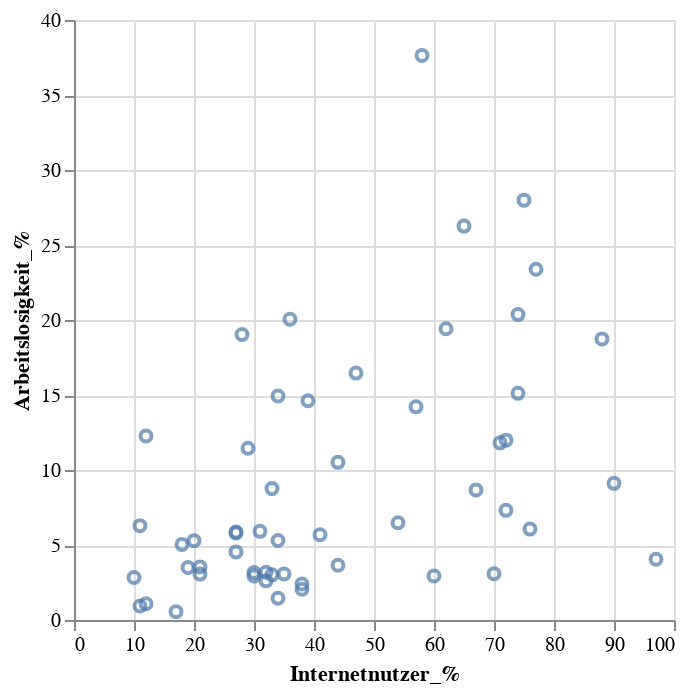

This figure's notebook cell:
### Markdown cell above
2. Scatterplot
* Erstelle einen Scatterplot der Internetnutzer_% und Arbeitslosigket_% zeigt.
* Füge ein Tooltip hinzu mit dem Namen, Internetnutzer_% und Arbeitslosigkeit_%
* Füge einen Titel hinzu

### Code cell
alt.Chart(df).mark_point().encode(
    x = 'Internetnutzer_%',
    y = 'Arbeitslosigkeit_%',
    tooltip=['Land', 'Internetnutzer_%', 'Arbeitslosigkeit_%'], 
)

### Figure 1 — Vega-Lite specification as saved in the notebook (floating-point values rounded to 4 significant figures)
{"config": {"view": {"continuousWidth": 300, "continuousHeight": 300}}, "data": {"name": "data-ae94e60e0c97cdc22de08b0c8af6a8fd"}, "mark": {"type": "point"}, "encoding": {"tooltip": [{"field": "Land", "type": "nominal"}, {"field": "Internetnutzer_%", "type": "quantitative"}, {"field": "Arbeitslosigkeit_%", "type": "quantitative"}], "x": {"field": "Internetnutzer_%", "type": "quantitative"}, "y": {"field": "Arbeitslosigkeit_%", "type": "quantitative"}}, "$schema": "https://vega.github.io/schema/vega-lite/v5.20.1.json", "datasets": {"data-ae94e60e0c97cdc22de08b0c8af6a8fd": [{"Land": "Algeria", "Country_Code": "ag", "Fläche_Total_km2": 2382000.0, "Fläche_Land_km2": 2382000.0, "Fläche_Wasser_km2": 0.0, "Küstenlänge_km": 998, "Landnutzung_Landwirtschaft_%": 17.3, "Landnutzung_Wald_%": 0.8, "Landnutzung_Other_%": 81.8, "Bevölkerung": 47020000.0, "Medianalter": 29.1, "Lebenserwartung": 77.9, "Urbanisierung_%": 75.3, "Bevölkerungswachstum_%": 1.54, "BIP_pro_Kopf_USD": 15200.0, "Arbeitslosigkeit_%": 11.81, "Jugendarbeitslosigkeit_%": 30.8, "Alphabetisierung_M_%": 87.4, "Alphabetisierung_F_%": 75.3, "Internetnutzer_%": 71.0}, {"Land": "Angola", "Country_Code": "ao", "Fläche_Total_km2": 1247000.0, "Fläche_Land_km2": 1247000.0, "Fläche_Wasser_km2": 0.0, "Küstenlänge_km": 1600, "Landnutzung_Landwirtschaft_%": 36.8, "Landnutzung_Wald_%": 52.5, "Landnutzung_Other_%": 10.6, "Bevölkerung": 37200000.0, "Medianalter": 16.3, "Lebenserwartung": 62.9, "Urbanisierung_%": 68.7, "Bevölkerungswachstum_%": 3.33, "BIP_pro_Kopf_USD": 7200.0, "Arbeitslosigkeit_%": 14.62, "Jugendarbeitslosigkeit_%": 28.2, "Alphabetisierung_M_%": 82.6, "Alphabetisierung_F_%": 62.4, "Internetnutzer_%": 39.0}, {"Land": "Benin", "Country_Code": "bn", "Fläche_Total_km2": 112600.0, "Fläche_Land_km2": 110600.0, "Fläche_Wasser_km2": 2000.0, "Küstenlänge_km": 121, "Landnutzung_Landwirtschaft_%": 43.1, "Landnutzung_Wald_%": 26.9, "Landnutzung_Other_%": 30.0, "Bevölkerung": 14700000.0, "Medianalter": 17.2, "Lebenserwartung": 63.0, "Urbanisierung_%": 50.1, "Bevölkerungswachstum_%": 3.29, "BIP_pro_Kopf_USD": 3700.0, "Arbeitslosigkeit_%": 1.45, "Jugendarbeitslosigkeit_%": 3.9, "Alphabetisierung_M_%": 56.9, "Alphabetisierung_F_%": 35.0, "Internetnutzer_%": 34.0}, {"Land": "Botswana", "Country_Code": "bc", "Fläche_Total_km2": 581700.0, "Fläche_Land_km2": 566700.0, "Fläche_Wasser_km2": 15000.0, "Küstenlänge_km": 0, "Landnutzung_Landwirtschaft_%": 45.6, "Landnutzung_Wald_%": 26.5, "Landnutzung_Other_%": 27.9, "Bevölkerung": 2451000.0, "Medianalter": 27.1, "Lebenserwartung": 66.4, "Urbanisierung_%": 72.9, "Bevölkerungswachstum_%": 1.34, "BIP_pro_Kopf_USD": 18800.0, "Arbeitslosigkeit_%": 23.38, "Jugendarbeitslosigkeit_%": 45.4, "Alphabetisierung_M_%": 88.0, "Alphabetisierung_F_%": 88.9, "Internetnutzer_%": 77.0}, {"Land": "Burkina Faso", "Country_Code": "uv", "Fläche_Total_km2": 274200.0, "Fläche_Land_km2": 273800.0, "Fläche_Wasser_km2": 400.0, "Küstenlänge_km": 0, "Landnutzung_Landwirtschaft_%": 53.2, "Landnutzung_Wald_%": 22.4, "Landnutzung_Other_%": 24.4, "Bevölkerung": 23040000.0, "Medianalter": 18.7, "Lebenserwartung": 64.2, "Urbanisierung_%": 32.5, "Bevölkerungswachstum_%": 2.4, "BIP_pro_Kopf_USD": 2500.0, "Arbeitslosigkeit_%": 5.29, "Jugendarbeitslosigkeit_%": 8.0, "Alphabetisierung_M_%": 54.5, "Alphabetisierung_F_%": 37.8, "Internetnutzer_%": 20.0}, {"Land": "Burundi", "Country_Code": "by", "Fläche_Total_km2": 27830.0, "Fläche_Land_km2": 25680.0, "Fläche_Wasser_km2": 2150.0, "Küstenlänge_km": 0, "Landnutzung_Landwirtschaft_%": 82.8, "Landnutzung_Wald_%": 10.9, "Landnutzung_Other_%": 6.3, "Bevölkerung": 13590000.0, "Medianalter": 18.4, "Lebenserwartung": 68.1, "Urbanisierung_%": 14.8, "Bevölkerungswachstum_%": 2.81, "BIP_pro_Kopf_USD": 800.0, "Arbeitslosigkeit_%": 0.93, "Jugendarbeitslosigkeit_%": 1.7, "Alphabetisierung_M_%": 81.3, "Alphabetisierung_F_%": 68.4, "Internetnutzer_%": 11.0}, {"Land": "C&ocirc;te d'Ivoire", "Country_Code": "iv", "Fläche_Total_km2": 322500.0, "Fläche_Land_km2": 318000.0, "Fläche_Wasser_km2": 4460.0, "Küstenlänge_km": 515, "Landnutzung_Landwirtschaft_%": 84.2, "Landnutzung_Wald_%": 8.2, "Landnutzung_Other_%": 7.6, "Bevölkerung": 29980000.0, "Medianalter": 21.2, "Lebenserwartung": 63.2, "Urbanisierung_%": 53.1, "Bevölkerungswachstum_%": 2.13, "BIP_pro_Kopf_USD": 6500.0, "Arbeitslosigkeit_%": 2.4, "Jugendarbeitslosigkeit_%": 4.0, "Alphabetisierung_M_%": 93.1, "Alphabetisierung_F_%": 86.7, "Internetnutzer_%": 38.0}, {"Land": "Cabo Verde", "Country_Code": "cv", "Fläche_Total_km2": 4033.0, "Fläche_Land_km2": 4033.0, "Fläche_Wasser_km2": 0.0, "Küstenlänge_km": 965, "Landnutzung_Landwirtschaft_%": 19.6, "Landnutzung_Wald_%": 11.5, "Landnutzung_Other_%": 68.9, "Bevölkerung": 611000.0, "Medianalter": 28.8, "Lebenserwartung": 74.3, "Urbanisierung_%": 68.0, "Bevölkerungswachstum_%": 1.16, "BIP_pro_Kopf_USD": 9300.0, "Arbeitslosigkeit_%": 11.99, "Jugendarbeitslosigkeit_%": 28.7, "Alphabetisierung_M_%": 94.2, "Alphabetisierung_F_%": 87.4, "Internetnutzer_%": 72.0}, {"Land": "Cameroon", "Country_Code": "cm", "Fläche_Total_km2": 475400.0, "Fläche_Land_km2": 472700.0, "Fläche_Wasser_km2": 2730.0, "Küstenlänge_km": 402, "Landnutzung_Landwirtschaft_%": 20.6, "Landnutzung_Wald_%": 42.8, "Landnutzung_Other_%": 36.6, "Bevölkerung": 30970000.0, "Medianalter": 18.9, "Lebenserwartung": 64.2, "Urbanisierung_%": 59.3, "Bevölkerungswachstum_%": 2.71, "BIP_pro_Kopf_USD": 4900.0, "Arbeitslosigkeit_%": 3.65, "Jugendarbeitslosigkeit_%": 6.4, "Alphabetisierung_M_%": 82.6, "Alphabetisierung_F_%": 71.6, "Internetnutzer_%": 44.0}, {"Land": "Chad", "Country_Code": "cd", "Fläche_Total_km2": 1.284, "Fläche_Land_km2": 1259000.0, "Fläche_Wasser_km2": 24800.0, "Küstenlänge_km": 0, "Landnutzung_Landwirtschaft_%": 40.0, "Landnutzung_Wald_%": 3.2, "Landnutzung_Other_%": 56.8, "Bevölkerung": 19090000.0, "Medianalter": 16.7, "Lebenserwartung": 60.0, "Urbanisierung_%": 24.4, "Bevölkerungswachstum_%": 3.01, "BIP_pro_Kopf_USD": 1700.0, "Arbeitslosigkeit_%": 1.08, "Jugendarbeitslosigkeit_%": 1.5, "Alphabetisierung_M_%": 35.4, "Alphabetisierung_F_%": 18.2, "Internetnutzer_%": 12.0}, {"Land": "Comoros", "Country_Code": "cn", "Fläche_Total_km2": 2235.0, "Fläche_Land_km2": 2235.0, "Fläche_Wasser_km2": 0.0, "Küstenlänge_km": 340, "Landnutzung_Landwirtschaft_%": 71.5, "Landnutzung_Wald_%": 17.2, "Landnutzung_Other_%": 11.3, "Bevölkerung": 900100.0, "Medianalter": 22.7, "Lebenserwartung": 67.8, "Urbanisierung_%": 30.1, "Bevölkerungswachstum_%": 1.3, "BIP_pro_Kopf_USD": 3500.0, "Arbeitslosigkeit_%": 5.8, "Jugendarbeitslosigkeit_%": 10.9, "Alphabetisierung_M_%": 67.0, "Alphabetisierung_F_%": 56.9, "Internetnutzer_%": 27.0}, {"Land": "Congo (Brazzaville)", "Country_Code": "cf", "Fläche_Total_km2": 342000.0, "Fläche_Land_km2": 341500.0, "Fläche_Wasser_km2": 500.0, "Küstenlänge_km": 169, "Landnutzung_Landwirtschaft_%": 31.3, "Landnutzung_Wald_%": 64.2, "Landnutzung_Other_%": 4.5, "Bevölkerung": 6098000.0, "Medianalter": 20.7, "Lebenserwartung": 72.9, "Urbanisierung_%": 69.2, "Bevölkerungswachstum_%": 2.38, "BIP_pro_Kopf_USD": 6200.0, "Arbeitslosigkeit_%": 20.05, "Jugendarbeitslosigkeit_%": 41.2, "Alphabetisierung_M_%": 85.9, "Alphabetisierung_F_%": 75.4, "Internetnutzer_%": 36.0}, {"Land": "DRC", "Country_Code": "cg", "Fläche_Total_km2": 2345000.0, "Fläche_Land_km2": 2267000.0, "Fläche_Wasser_km2": 77810.0, "Küstenlänge_km": 37, "Landnutzung_Landwirtschaft_%": 15.5, "Landnutzung_Wald_%": 54.7, "Landnutzung_Other_%": 29.8, "Bevölkerung": 115400000.0, "Medianalter": 16.9, "Lebenserwartung": 62.6, "Urbanisierung_%": 47.4, "Bevölkerungswachstum_%": 3.11, "BIP_pro_Kopf_USD": 1500.0, "Arbeitslosigkeit_%": 4.54, "Jugendarbeitslosigkeit_%": 8.6, "Alphabetisierung_M_%": 89.5, "Alphabetisierung_F_%": 70.8, "Internetnutzer_%": 27.0}, {"Land": "Djibouti", "Country_Code": "dj", "Fläche_Total_km2": 23200.0, "Fläche_Land_km2": 23180.0, "Fläche_Wasser_km2": 20.0, "Küstenlänge_km": 314, "Landnutzung_Landwirtschaft_%": 73.5, "Landnutzung_Wald_%": 0.3, "Landnutzung_Other_%": 26.2, "Bevölkerung": 995000.0, "Medianalter": 26.3, "Lebenserwartung": 65.9, "Urbanisierung_%": 78.6, "Bevölkerungswachstum_%": 1.89, "BIP_pro_Kopf_USD": 6400.0, "Arbeitslosigkeit_%": 26.26, "Jugendarbeitslosigkeit_%": 76.5, "Alphabetisierung_M_%": null, "Alphabetisierung_F_%": null, "Internetnutzer_%": 65.0}, {"Land": "Egypt", "Country_Code": "eg", "Fläche_Total_km2": 1001000.0, "Fläche_Land_km2": 995400.0, "Fläche_Wasser_km2": 6000.0, "Küstenlänge_km": 2450, "Landnutzung_Landwirtschaft_%": 4.1, "Landnutzung_Wald_%": 0.0, "Landnutzung_Other_%": 95.9, "Bevölkerung": 111200000.0, "Medianalter": 24.4, "Lebenserwartung": 75.0, "Urbanisierung_%": 43.1, "Bevölkerungswachstum_%": 1.49, "BIP_pro_Kopf_USD": 16700.0, "Arbeitslosigkeit_%": 7.31, "Jugendarbeitslosigkeit_%": 19.0, "Alphabetisierung_M_%": 78.8, "Alphabetisierung_F_%": 67.4, "Internetnutzer_%": 72.0}, {"Land": "Equatorial Guinea", "Country_Code": "ek", "Fläche_Total_km2": 28050.0, "Fläche_Land_km2": 28050.0, "Fläche_Wasser_km2": 0.0, "Küstenlänge_km": 296, "Landnutzung_Landwirtschaft_%": 3.7, "Landnutzung_Wald_%": 86.7, "Landnutzung_Other_%": 9.6, "Bevölkerung": 1796000.0, "Medianalter": 22.1, "Lebenserwartung": 63.9, "Urbanisierung_%": 74.4, "Bevölkerungswachstum_%": 3.23, "BIP_pro_Kopf_USD": 15700.0, "Arbeitslosigkeit_%": 8.67, "Jugendarbeitslosigkeit_%": 16.4, "Alphabetisierung_M_%": 97.4, "Alphabetisierung_F_%": 93.0, "Internetnutzer_%": 67.0}, {"Land": "Eritrea", "Country_Code": "er", "Fläche_Total_km2": 117600.0, "Fläche_Land_km2": 101000.0, "Fläche_Wasser_km2": 16600.0, "Küstenlänge_km": 2234, "Landnutzung_Landwirtschaft_%": 62.7, "Landnutzung_Wald_%": 8.7, "Landnutzung_Other_%": 28.6, "Bevölkerung": 6344000.0, "Medianalter": 21.3, "Lebenserwartung": 67.5, "Urbanisierung_%": 43.3, "Bevölkerungswachstum_%": 1.12, "BIP_pro_Kopf_USD": null, "Arbeitslosigkeit_%": 5.87, "Jugendarbeitslosigkeit_%": 10.0, "Alphabetisierung_M_%": 84.4, "Alphabetisierung_F_%": 68.9, "Internetnutzer_%": 27.0}, {"Land": "Eswatini", "Country_Code": "wz", "Fläche_Total_km2": 17360.0, "Fläche_Land_km2": 17200.0, "Fläche_Wasser_km2": 160.0, "Küstenlänge_km": 0, "Landnutzung_Landwirtschaft_%": 69.5, "Landnutzung_Wald_%": 29.1, "Landnutzung_Other_%": 1.5, "Bevölkerung": 1138000.0, "Medianalter": 24.6, "Lebenserwartung": 60.7, "Urbanisierung_%": 24.8, "Bevölkerungswachstum_%": 0.7, "BIP_pro_Kopf_USD": 10100.0, "Arbeitslosigkeit_%": 37.64, "Jugendarbeitslosigkeit_%": 65.0, "Alphabetisierung_M_%": 88.3, "Alphabetisierung_F_%": 88.5, "Internetnutzer_%": 58.0}, {"Land": "Ethiopia", "Country_Code": "et", "Fläche_Total_km2": 1104000.0, "Fläche_Land_km2": 1097000.0, "Fläche_Wasser_km2": 7730.0, "Küstenlänge_km": 0, "Landnutzung_Landwirtschaft_%": 34.1, "Landnutzung_Wald_%": 15.0, "Landnutzung_Other_%": 50.9, "Bevölkerung": 118600000.0, "Medianalter": 20.4, "Lebenserwartung": 67.7, "Urbanisierung_%": 23.2, "Bevölkerungswachstum_%": 2.37, "BIP_pro_Kopf_USD": 2800.0, "Arbeitslosigkeit_%": 3.5, "Jugendarbeitslosigkeit_%": 5.6, "Alphabetisierung_M_%": 57.2, "Alphabetisierung_F_%": 44.4, "Internetnutzer_%": 19.0}, {"Land": "Gabon", "Country_Code": "gb", "Fläche_Total_km2": 267700.0, "Fläche_Land_km2": 257700.0, "Fläche_Wasser_km2": 10000.0, "Küstenlänge_km": 885, "Landnutzung_Landwirtschaft_%": 8.4, "Landnutzung_Wald_%": 91.2, "Landnutzung_Other_%": 0.4, "Bevölkerung": 2455000.0, "Medianalter": 22.0, "Lebenserwartung": 70.4, "Urbanisierung_%": 91.0, "Bevölkerungswachstum_%": 2.37, "BIP_pro_Kopf_USD": 18700.0, "Arbeitslosigkeit_%": 20.36, "Jugendarbeitslosigkeit_%": 36.5, "Alphabetisierung_M_%": 86.2, "Alphabetisierung_F_%": 84.7, "Internetnutzer_%": 74.0}, {"Land": "Ghana", "Country_Code": "gh", "Fläche_Total_km2": 238500.0, "Fläche_Land_km2": 227500.0, "Fläche_Wasser_km2": 11000.0, "Küstenlänge_km": 539, "Landnutzung_Landwirtschaft_%": 55.4, "Landnutzung_Wald_%": 35.2, "Landnutzung_Other_%": 9.4, "Bevölkerung": 34590000.0, "Medianalter": 21.4, "Lebenserwartung": 70.1, "Urbanisierung_%": 59.2, "Bevölkerungswachstum_%": 2.15, "BIP_pro_Kopf_USD": 6800.0, "Arbeitslosigkeit_%": 3.08, "Jugendarbeitslosigkeit_%": 5.5, "Alphabetisierung_M_%": 83.5, "Alphabetisierung_F_%": 74.5, "Internetnutzer_%": 70.0}, {"Land": "Guinea", "Country_Code": "gv", "Fläche_Total_km2": 245900.0, "Fläche_Land_km2": 245700.0, "Fläche_Wasser_km2": 140.0, "Küstenlänge_km": 320, "Landnutzung_Landwirtschaft_%": 70.0, "Landnutzung_Wald_%": 24.9, "Landnutzung_Other_%": 5.2, "Bevölkerung": 13990000.0, "Medianalter": 19.4, "Lebenserwartung": 64.6, "Urbanisierung_%": 38.1, "Bevölkerungswachstum_%": 2.74, "BIP_pro_Kopf_USD": 3900.0, "Arbeitslosigkeit_%": 5.3, "Jugendarbeitslosigkeit_%": 7.3, "Alphabetisierung_M_%": 61.2, "Alphabetisierung_F_%": 31.3, "Internetnutzer_%": 34.0}, {"Land": "Guinea-Bissau", "Country_Code": "pu", "Fläche_Total_km2": 36120.0, "Fläche_Land_km2": 28120.0, "Fläche_Wasser_km2": 8005.0, "Küstenlänge_km": 350, "Landnutzung_Landwirtschaft_%": 30.0, "Landnutzung_Wald_%": 69.8, "Landnutzung_Other_%": 0.1, "Bevölkerung": 2132000.0, "Medianalter": 18.4, "Lebenserwartung": 64.5, "Urbanisierung_%": 45.5, "Bevölkerungswachstum_%": 2.54, "BIP_pro_Kopf_USD": 2600.0, "Arbeitslosigkeit_%": 3.18, "Jugendarbeitslosigkeit_%": 4.0, "Alphabetisierung_M_%": 67.0, "Alphabetisierung_F_%": 39.9, "Internetnutzer_%": 32.0}, {"Land": "Kenya", "Country_Code": "ke", "Fläche_Total_km2": 580400.0, "Fläche_Land_km2": 569100.0, "Fläche_Wasser_km2": 11230.0, "Küstenlänge_km": 536, "Landnutzung_Landwirtschaft_%": 49.7, "Landnutzung_Wald_%": 6.3, "Landnutzung_Other_%": 43.9, "Bevölkerung": 58250000.0, "Medianalter": 21.2, "Lebenserwartung": 70.4, "Urbanisierung_%": 29.5, "Bevölkerungswachstum_%": 2.06, "BIP_pro_Kopf_USD": 5700.0, "Arbeitslosigkeit_%": 5.68, "Jugendarbeitslosigkeit_%": 12.2, "Alphabetisierung_M_%": 85.5, "Alphabetisierung_F_%": 79.8, "Internetnutzer_%": 41.0}, {"Land": "Lesotho", "Country_Code": "lt", "Fläche_Total_km2": 30360.0, "Fläche_Land_km2": 30360.0, "Fläche_Wasser_km2": 0.0, "Küstenlänge_km": 0, "Landnutzung_Landwirtschaft_%": 74.8, "Landnutzung_Wald_%": 1.1, "Landnutzung_Other_%": 24.1, "Bevölkerung": 2228000.0, "Medianalter": 23.9, "Lebenserwartung": 60.2, "Urbanisierung_%": 30.4, "Bevölkerungswachstum_%": 0.76, "BIP_pro_Kopf_USD": 2600.0, "Arbeitslosigkeit_%": 16.46, "Jugendarbeitslosigkeit_%": 24.8, "Alphabetisierung_M_%": 72.9, "Alphabetisierung_F_%": 88.8, "Internetnutzer_%": 47.0}, {"Land": "Liberia", "Country_Code": "li", "Fläche_Total_km2": 111400.0, "Fläche_Land_km2": 96320.0, "Fläche_Wasser_km2": 15050.0, "Küstenlänge_km": 579, "Landnutzung_Landwirtschaft_%": 20.0, "Landnutzung_Wald_%": 78.5, "Landnutzung_Other_%": 1.6, "Bevölkerung": 5437000.0, "Medianalter": 19.9, "Lebenserwartung": 61.6, "Urbanisierung_%": 53.6, "Bevölkerungswachstum_%": 2.32, "BIP_pro_Kopf_USD": 1600.0, "Arbeitslosigkeit_%": 2.94, "Jugendarbeitslosigkeit_%": 2.3, "Alphabetisierung_M_%": 62.7, "Alphabetisierung_F_%": 34.1, "Internetnutzer_%": 30.0}, {"Land": "Libya", "Country_Code": "ly", "Fläche_Total_km2": 1760000.0, "Fläche_Land_km2": 1760000.0, "Fläche_Wasser_km2": 0.0, "Küstenlänge_km": 1770, "Landnutzung_Landwirtschaft_%": 8.7, "Landnutzung_Wald_%": 0.1, "Landnutzung_Other_%": 91.2, "Bevölkerung": 7361000.0, "Medianalter": 26.2, "Lebenserwartung": 77.7, "Urbanisierung_%": 81.6, "Bevölkerungswachstum_%": 1.44, "BIP_pro_Kopf_USD": 12500.0, "Arbeitslosigkeit_%": 18.74, "Jugendarbeitslosigkeit_%": 49.4, "Alphabetisierung_M_%": 96.7, "Alphabetisierung_F_%": 85.6, "Internetnutzer_%": 88.0}, {"Land": "Madagascar", "Country_Code": "ma", "Fläche_Total_km2": 587000.0, "Fläche_Land_km2": 581500.0, "Fläche_Wasser_km2": 5501.0, "Küstenlänge_km": 4828, "Landnutzung_Landwirtschaft_%": 70.3, "Landnutzung_Wald_%": 21.3, "Landnutzung_Other_%": 8.4, "Bevölkerung": 29450000.0, "Medianalter": 21.3, "Lebenserwartung": 68.8, "Urbanisierung_%": 40.6, "Bevölkerungswachstum_%": 2.18, "BIP_pro_Kopf_USD": 1600.0, "Arbeitslosigkeit_%": 3.06, "Jugendarbeitslosigkeit_%": 5.5, "Alphabetisierung_M_%": 78.8, "Alphabetisierung_F_%": 75.8, "Internetnutzer_%": 21.0}, {"Land": "Malawi", "Country_Code": "mi", "Fläche_Total_km2": 118500.0, "Fläche_Land_km2": 94080.0, "Fläche_Wasser_km2": 24400.0, "Küstenlänge_km": 0, "Landnutzung_Landwirtschaft_%": 64.2, "Landnutzung_Wald_%": 22.9, "Landnutzung_Other_%": 12.9, "Bevölkerung": 21760000.0, "Medianalter": 20.3, "Lebenserwartung": 73.0, "Urbanisierung_%": 18.3, "Bevölkerungswachstum_%": 2.22, "BIP_pro_Kopf_USD": 1600.0, "Arbeitslosigkeit_%": 5.04, "Jugendarbeitslosigkeit_%": 6.8, "Alphabetisierung_M_%": 71.2, "Alphabetisierung_F_%": 63.7, "Internetnutzer_%": 18.0}, {"Land": "Mali", "Country_Code": "ml", "Fläche_Total_km2": 1240000.0, "Fläche_Land_km2": 1220000.0, "Fläche_Wasser_km2": 20000.0, "Küstenlänge_km": 0, "Landnutzung_Landwirtschaft_%": 35.5, "Landnutzung_Wald_%": 10.9, "Landnutzung_Other_%": 53.6, "Bevölkerung": 21990000.0, "Medianalter": 16.4, "Lebenserwartung": 63.2, "Urbanisierung_%": 46.2, "Bevölkerungswachstum_%": 2.9, "BIP_pro_Kopf_USD": 2400.0, "Arbeitslosigkeit_%": 3.01, "Jugendarbeitslosigkeit_%": 4.1, "Alphabetisierung_M_%": 46.2, "Alphabetisierung_F_%": 25.7, "Internetnutzer_%": 33.0}, {"Land": "Mauritania", "Country_Code": "mr", "Fläche_Total_km2": 1031000.0, "Fläche_Land_km2": 1031000.0, "Fläche_Wasser_km2": 0.0, "Küstenlänge_km": 754, "Landnutzung_Landwirtschaft_%": 38.5, "Landnutzung_Wald_%": 0.3, "Landnutzung_Other_%": 61.2, "Bevölkerung": 4328000.0, "Medianalter": 22.1, "Lebenserwartung": 65.9, "Urbanisierung_%": 57.7, "Bevölkerungswachstum_%": 1.92, "BIP_pro_Kopf_USD": 6300.0, "Arbeitslosigkeit_%": 10.51, "Jugendarbeitslosigkeit_%": 23.7, "Alphabetisierung_M_%": 71.8, "Alphabetisierung_F_%": 62.2, "Internetnutzer_%": 44.0}, {"Land": "Mauritius", "Country_Code": "mp", "Fläche_Total_km2": 2040.0, "Fläche_Land_km2": 2030.0, "Fläche_Wasser_km2": 10.0, "Küstenlänge_km": 177, "Landnutzung_Landwirtschaft_%": 43.1, "Landnutzung_Wald_%": 19.5, "Landnutzung_Other_%": 37.5, "Bevölkerung": 1311000.0, "Medianalter": 39.6, "Lebenserwartung": 75.4, "Urbanisierung_%": 40.9, "Bevölkerungswachstum_%": 0.07, "BIP_pro_Kopf_USD": 26600.0, "Arbeitslosigkeit_%": 6.06, "Jugendarbeitslosigkeit_%": 20.9, "Alphabetisierung_M_%": 93.5, "Alphabetisierung_F_%": 90.5, "Internetnutzer_%": 76.0}, {"Land": "Morocco", "Country_Code": "mo", "Fläche_Total_km2": 716600.0, "Fläche_Land_km2": 716300.0, "Fläche_Wasser_km2": 250.0, "Küstenlänge_km": 2945, "Landnutzung_Landwirtschaft_%": 67.9, "Landnutzung_Wald_%": 12.9, "Landnutzung_Other_%": 19.2, "Bevölkerung": 37390000.0, "Medianalter": 30.6, "Lebenserwartung": 74.2, "Urbanisierung_%": 65.1, "Bevölkerungswachstum_%": 0.84, "BIP_pro_Kopf_USD": 8900.0, "Arbeitslosigkeit_%": 9.11, "Jugendarbeitslosigkeit_%": 22.6, "Alphabetisierung_M_%": 84.8, "Alphabetisierung_F_%": 67.4, "Internetnutzer_%": 90.0}, {"Land": "Mozambique", "Country_Code": "mz", "Fläche_Total_km2": 799400.0, "Fläche_Land_km2": 786400.0, "Fläche_Wasser_km2": 13000.0, "Küstenlänge_km": 2470, "Landnutzung_Landwirtschaft_%": 52.7, "Landnutzung_Wald_%": 46.1, "Landnutzung_Other_%": 1.2, "Bevölkerung": 33350000.0, "Medianalter": 17.3, "Lebenserwartung": 58.3, "Urbanisierung_%": 38.8, "Bevölkerungswachstum_%": 2.54, "BIP_pro_Kopf_USD": 1500.0, "Arbeitslosigkeit_%": 3.54, "Jugendarbeitslosigkeit_%": 7.6, "Alphabetisierung_M_%": 74.1, "Alphabetisierung_F_%": 53.8, "Internetnutzer_%": 21.0}, {"Land": "Namibia", "Country_Code": "wa", "Fläche_Total_km2": 824300.0, "Fläche_Land_km2": 823300.0, "Fläche_Wasser_km2": 1002.0, "Küstenlänge_km": 1572, "Landnutzung_Landwirtschaft_%": 47.1, "Landnutzung_Wald_%": 7.9, "Landnutzung_Other_%": 45.0, "Bevölkerung": 2804000.0, "Medianalter": 22.8, "Lebenserwartung": 65.9, "Urbanisierung_%": 54.9, "Bevölkerungswachstum_%": 1.72, "BIP_pro_Kopf_USD": 10100.0, "Arbeitslosigkeit_%": 19.42, "Jugendarbeitslosigkeit_%": 38.0, "Alphabetisierung_M_%": 90.6, "Alphabetisierung_F_%": 92.3, "Internetnutzer_%": 62.0}, {"Land": "Niger", "Country_Code": "ng", "Fläche_Total_km2": 1.267, "Fläche_Land_km2": 1267000.0, "Fläche_Wasser_km2": 300.0, "Küstenlänge_km": 0, "Landnutzung_Landwirtschaft_%": 36.8, "Landnutzung_Wald_%": 0.8, "Landnutzung_Other_%": 62.4, "Bevölkerung": 26340000.0, "Medianalter": 15.2, "Lebenserwartung": 60.9, "Urbanisierung_%": 17.1, "Bevölkerungswachstum_%": 3.66, "BIP_pro_Kopf_USD": 1700.0, "Arbeitslosigkeit_%": 0.55, "Jugendarbeitslosigkeit_%": 0.8, "Alphabetisierung_M_%": 45.8, "Alphabetisierung_F_%": 29.0, "Internetnutzer_%": 17.0}, {"Land": "Nigeria", "Country_Code": "ni", "Fläche_Total_km2": 923800.0, "Fläche_Land_km2": 910800.0, "Fläche_Wasser_km2": 13000.0, "Küstenlänge_km": 853, "Landnutzung_Landwirtschaft_%": 75.8, "Landnutzung_Wald_%": 23.1, "Landnutzung_Other_%": 1.1, "Bevölkerung": 236700000.0, "Medianalter": 19.3, "Lebenserwartung": 62.2, "Urbanisierung_%": 54.3, "Bevölkerungswachstum_%": 2.52, "BIP_pro_Kopf_USD": 5600.0, "Arbeitslosigkeit_%": 3.07, "Jugendarbeitslosigkeit_%": 5.8, "Alphabetisierung_M_%": 71.3, "Alphabetisierung_F_%": 52.7, "Internetnutzer_%": 35.0}, {"Land": "Rwanda", "Country_Code": "rw", "Fläche_Total_km2": 26340.0, "Fläche_Land_km2": 24670.0, "Fläche_Wasser_km2": 1670.0, "Küstenlänge_km": 0, "Landnutzung_Landwirtschaft_%": 81.3, "Landnutzung_Wald_%": 11.3, "Landnutzung_Other_%": 7.5, "Bevölkerung": 13620000.0, "Medianalter": 20.8, "Lebenserwartung": 66.6, "Urbanisierung_%": 17.9, "Bevölkerungswachstum_%": 1.62, "BIP_pro_Kopf_USD": 3100.0, "Arbeitslosigkeit_%": 14.93, "Jugendarbeitslosigkeit_%": 22.0, "Alphabetisierung_M_%": 78.7, "Alphabetisierung_F_%": 73.3, "Internetnutzer_%": 34.0}, {"Land": "Sao Tome and Principe", "Country_Code": "tp", "Fläche_Total_km2": 964.0, "Fläche_Land_km2": 964.0, "Fläche_Wasser_km2": 0.0, "Küstenlänge_km": 209, "Landnutzung_Landwirtschaft_%": 44.8, "Landnutzung_Wald_%": 52.8, "Landnutzung_Other_%": 2.4, "Bevölkerung": 223600.0, "Medianalter": 20.8, "Lebenserwartung": 67.7, "Urbanisierung_%": 76.4, "Bevölkerungswachstum_%": 1.42, "BIP_pro_Kopf_USD": 5500.0, "Arbeitslosigkeit_%": 14.21, "Jugendarbeitslosigkeit_%": 21.1, "Alphabetisierung_M_%": 96.5, "Alphabetisierung_F_%": 91.1, "Internetnutzer_%": 57.0}, {"Land": "Senegal", "Country_Code": "sg", "Fläche_Total_km2": 196700.0, "Fläche_Land_km2": 192500.0, "Fläche_Wasser_km2": 4192.0, "Küstenlänge_km": 531, "Landnutzung_Landwirtschaft_%": 49.4, "Landnutzung_Wald_%": 41.5, "Landnutzung_Other_%": 9.1, "Bevölkerung": 18850000.0, "Medianalter": 19.2, "Lebenserwartung": 70.6, "Urbanisierung_%": 49.6, "Bevölkerungswachstum_%": 2.46, "BIP_pro_Kopf_USD": 4300.0, "Arbeitslosigkeit_%": 2.93, "Jugendarbeitslosigkeit_%": 4.1, "Alphabetisierung_M_%": 68.4, "Alphabetisierung_F_%": 45.4, "Internetnutzer_%": 60.0}, {"Land": "Seychelles", "Country_Code": "se", "Fläche_Total_km2": 455.0, "Fläche_Land_km2": 455.0, "Fläche_Wasser_km2": 0.0, "Küstenlänge_km": 491, "Landnutzung_Landwirtschaft_%": 3.4, "Landnutzung_Wald_%": 73.3, "Landnutzung_Other_%": 23.4, "Bevölkerung": 98190.0, "Medianalter": 38.7, "Lebenserwartung": 76.6, "Urbanisierung_%": 58.8, "Bevölkerungswachstum_%": 0.56, "BIP_pro_Kopf_USD": 29500.0, "Arbeitslosigkeit_%": null, "Jugendarbeitslosigkeit_%": 16.5, "Alphabetisierung_M_%": 95.4, "Alphabetisierung_F_%": 96.4, "Internetnutzer_%": 87.0}, {"Land": "Sierra Leone", "Country_Code": "sl", "Fläche_Total_km2": 71740.0, "Fläche_Land_km2": 71620.0, "Fläche_Wasser_km2": 120.0, "Küstenlänge_km": 402, "Landnutzung_Landwirtschaft_%": 54.7, "Landnutzung_Wald_%": 34.6, "Landnutzung_Other_%": 10.7, "Bevölkerung": 9121000.0, "Medianalter": 19.4, "Lebenserwartung": 59.4, "Urbanisierung_%": 44.3, "Bevölkerungswachstum_%": 2.32, "BIP_pro_Kopf_USD": 3000.0, "Arbeitslosigkeit_%": 3.17, "Jugendarbeitslosigkeit_%": 3.6, "Alphabetisierung_M_%": 56.3, "Alphabetisierung_F_%": 41.3, "Internetnutzer_%": 30.0}, {"Land": "Somalia", "Country_Code": "so", "Fläche_Total_km2": 637700.0, "Fläche_Land_km2": 627300.0, "Fläche_Wasser_km2": 10320.0, "Küstenlänge_km": 3025, "Landnutzung_Landwirtschaft_%": 70.3, "Landnutzung_Wald_%": 9.3, "Landnutzung_Other_%": 20.4, "Bevölkerung": 13020000.0, "Medianalter": 19.1, "Lebenserwartung": 56.5, "Urbanisierung_%": 47.9, "Bevölkerungswachstum_%": 2.55, "BIP_pro_Kopf_USD": 1400.0, "Arbeitslosigkeit_%": 19.03, "Jugendarbeitslosigkeit_%": 34.3, "Alphabetisierung_M_%": null, "Alphabetisierung_F_%": null, "Internetnutzer_%": 28.0}, {"Land": "South Africa", "Country_Code": "sf", "Fläche_Total_km2": 1219000.0, "Fläche_Land_km2": 1214000.0, "Fläche_Wasser_km2": 4620.0, "Küstenlänge_km": 2798, "Landnutzung_Landwirtschaft_%": 79.4, "Landnutzung_Wald_%": 14.0, "Landnutzung_Other_%": 6.6, "Bevölkerung": 60440000.0, "Medianalter": 30.4, "Lebenserwartung": 71.9, "Urbanisierung_%": 68.8, "Bevölkerungswachstum_%": 1.07, "BIP_pro_Kopf_USD": 13700.0, "Arbeitslosigkeit_%": 27.99, "Jugendarbeitslosigkeit_%": 49.1, "Alphabetisierung_M_%": 95.5, "Alphabetisierung_F_%": 94.5, "Internetnutzer_%": 75.0}, {"Land": "South Sudan", "Country_Code": "od", "Fläche_Total_km2": 644300.0, "Fläche_Land_km2": null, "Fläche_Wasser_km2": null, "Küstenlänge_km": 0, "Landnutzung_Landwirtschaft_%": 44.7, "Landnutzung_Wald_%": 11.3, "Landnutzung_Other_%": 44.0, "Bevölkerung": 12700000.0, "Medianalter": 18.7, "Lebenserwartung": 60.3, "Urbanisierung_%": 21.2, "Bevölkerungswachstum_%": 4.65, "BIP_pro_Kopf_USD": null, "Arbeitslosigkeit_%": 12.27, "Jugendarbeitslosigkeit_%": 18.3, "Alphabetisierung_M_%": 40.3, "Alphabetisierung_F_%": 28.9, "Internetnutzer_%": 12.0}, {"Land": "Sudan", "Country_Code": "su", "Fläche_Total_km2": 1861000.0, "Fläche_Land_km2": 1732000.0, "Fläche_Wasser_km2": 129800.0, "Küstenlänge_km": 853, "Landnutzung_Landwirtschaft_%": 60.3, "Landnutzung_Wald_%": 9.6, "Landnutzung_Other_%": 30.0, "Bevölkerung": 50470000.0, "Medianalter": 19.3, "Lebenserwartung": 67.8, "Urbanisierung_%": 36.3, "Bevölkerungswachstum_%": 2.55, "BIP_pro_Kopf_USD": 2500.0, "Arbeitslosigkeit_%": 11.45, "Jugendarbeitslosigkeit_%": 18.2, "Alphabetisierung_M_%": 65.4, "Alphabetisierung_F_%": 56.1, "Internetnutzer_%": 29.0}, {"Land": "Switzerland", "Country_Code": "sz", "Fläche_Total_km2": 41280.0, "Fläche_Land_km2": 40000.0, "Fläche_Wasser_km2": 1280.0, "Küstenlänge_km": 0, "Landnutzung_Landwirtschaft_%": 37.9, "Landnutzung_Wald_%": 32.3, "Landnutzung_Other_%": 29.8, "Bevölkerung": 8861000.0, "Medianalter": 44.2, "Lebenserwartung": 83.9, "Urbanisierung_%": 74.2, "Bevölkerungswachstum_%": 0.75, "BIP_pro_Kopf_USD": 82600.0, "Arbeitslosigkeit_%": 4.05, "Jugendarbeitslosigkeit_%": 8.0, "Alphabetisierung_M_%": null, "Alphabetisierung_F_%": null, "Internetnutzer_%": 97.0}, {"Land": "Tanzania", "Country_Code": "tz", "Fläche_Total_km2": 947300.0, "Fläche_Land_km2": 885800.0, "Fläche_Wasser_km2": 61500.0, "Küstenlänge_km": 1424, "Landnutzung_Landwirtschaft_%": 44.6, "Landnutzung_Wald_%": 50.6, "Landnutzung_Other_%": 4.8, "Bevölkerung": 67460000.0, "Medianalter": 19.1, "Lebenserwartung": 70.8, "Urbanisierung_%": 37.4, "Bevölkerungswachstum_%": 2.72, "BIP_pro_Kopf_USD": 3600.0, "Arbeitslosigkeit_%": 2.61, "Jugendarbeitslosigkeit_%": 3.5, "Alphabetisierung_M_%": 85.5, "Alphabetisierung_F_%": 78.2, "Internetnutzer_%": 32.0}, {"Land": "The Gambia", "Country_Code": "ga", "Fläche_Total_km2": 11300.0, "Fläche_Land_km2": 10120.0, "Fläche_Wasser_km2": 1180.0, "Küstenlänge_km": 80, "Landnutzung_Landwirtschaft_%": 62.6, "Landnutzung_Wald_%": 22.8, "Landnutzung_Other_%": 14.5, "Bevölkerung": 2523000.0, "Medianalter": 20.2, "Lebenserwartung": 68.4, "Urbanisierung_%": 64.5, "Bevölkerungswachstum_%": 2.16, "BIP_pro_Kopf_USD": 2900.0, "Arbeitslosigkeit_%": 6.48, "Jugendarbeitslosigkeit_%": 10.6, "Alphabetisierung_M_%": 65.2, "Alphabetisierung_F_%": 51.2, "Internetnutzer_%": 54.0}, {"Land": "Togo", "Country_Code": "to", "Fläche_Total_km2": 56780.0, "Fläche_Land_km2": 54380.0, "Fläche_Wasser_km2": 2400.0, "Küstenlänge_km": 56, "Landnutzung_Landwirtschaft_%": 70.2, "Landnutzung_Wald_%": 22.1, "Landnutzung_Other_%": 7.6, "Bevölkerung": 8918000.0, "Medianalter": 20.7, "Lebenserwartung": 72.1, "Urbanisierung_%": 44.5, "Bevölkerungswachstum_%": 2.41, "BIP_pro_Kopf_USD": 2800.0, "Arbeitslosigkeit_%": 2.05, "Jugendarbeitslosigkeit_%": 3.3, "Alphabetisierung_M_%": 80.0, "Alphabetisierung_F_%": 55.1, "Internetnutzer_%": 38.0}, {"Land": "Tunisia", "Country_Code": "ts", "Fläche_Total_km2": 163600.0, "Fläche_Land_km2": 155400.0, "Fläche_Wasser_km2": 8250.0, "Küstenlänge_km": 1148, "Landnutzung_Landwirtschaft_%": 62.4, "Landnutzung_Wald_%": 4.5, "Landnutzung_Other_%": 33.0, "Bevölkerung": 12050000.0, "Medianalter": 34.4, "Lebenserwartung": 77.3, "Urbanisierung_%": 70.5, "Bevölkerungswachstum_%": 0.58, "BIP_pro_Kopf_USD": 12600.0, "Arbeitslosigkeit_%": 15.11, "Jugendarbeitslosigkeit_%": 37.5, "Alphabetisierung_M_%": 89.1, "Alphabetisierung_F_%": 82.7, "Internetnutzer_%": 74.0}, {"Land": "Uganda", "Country_Code": "ug", "Fläche_Total_km2": 241000.0, "Fläche_Land_km2": 197100.0, "Fläche_Wasser_km2": 43940.0, "Küstenlänge_km": 0, "Landnutzung_Landwirtschaft_%": 71.9, "Landnutzung_Wald_%": 11.2, "Landnutzung_Other_%": 16.9, "Bevölkerung": 49280000.0, "Medianalter": 16.2, "Lebenserwartung": 69.7, "Urbanisierung_%": 26.8, "Bevölkerungswachstum_%": 3.18, "BIP_pro_Kopf_USD": 2800.0, "Arbeitslosigkeit_%": 2.83, "Jugendarbeitslosigkeit_%": 4.5, "Alphabetisierung_M_%": 84.0, "Alphabetisierung_F_%": 74.3, "Internetnutzer_%": 10.0}, {"Land": "Western Sahara", "Country_Code": "wi", "Fläche_Total_km2": null, "Fläche_Land_km2": 266000.0, "Fläche_Wasser_km2": 0.0, "Küstenlänge_km": 1110, "Landnutzung_Landwirtschaft_%": 18.8, "Landnutzung_Wald_%": 2.7, "Landnutzung_Other_%": 78.5, "Bevölkerung": null, "Medianalter": 21.8, "Lebenserwartung": 64.5, "Urbanisierung_%": 86.8, "Bevölkerungswachstum_%": 2.54, "BIP_pro_Kopf_USD": null, "Arbeitslosigkeit_%": null, "Jugendarbeitslosigkeit_%": null, "Alphabetisierung_M_%": null, "Alphabetisierung_F_%": null, "Internetnutzer_%": null}, {"Land": "Zambia", "Country_Code": "za", "Fläche_Total_km2": 752600.0, "Fläche_Land_km2": 743400.0, "Fläche_Wasser_km2": 9220.0, "Küstenlänge_km": 0, "Landnutzung_Landwirtschaft_%": 32.1, "Landnutzung_Wald_%": 59.8, "Landnutzung_Other_%": 8.2, "Bevölkerung": 20800000.0, "Medianalter": 18.4, "Lebenserwartung": 66.9, "Urbanisierung_%": 46.3, "Bevölkerungswachstum_%": 2.83, "BIP_pro_Kopf_USD": 3700.0, "Arbeitslosigkeit_%": 5.91, "Jugendarbeitslosigkeit_%": 9.8, "Alphabetisierung_M_%": 90.6, "Alphabetisierung_F_%": 83.1, "Internetnutzer_%": 31.0}, {"Land": "Zimbabwe", "Country_Code": "zi", "Fläche_Total_km2": 390800.0, "Fläche_Land_km2": 386800.0, "Fläche_Wasser_km2": 3910.0, "Küstenlänge_km": 0, "Landnutzung_Landwirtschaft_%": 39.5, "Landnutzung_Wald_%": 44.9, "Landnutzung_Other_%": 15.7, "Bevölkerung": 17150000.0, "Medianalter": 21.2, "Lebenserwartung": 67.2, "Urbanisierung_%": 32.5, "Bevölkerungswachstum_%": 1.91, "BIP_pro_Kopf_USD": 3400.0, "Arbeitslosigkeit_%": 8.76, "Jugendarbeitslosigkeit_%": 14.3, "Alphabetisierung_M_%": 88.3, "Alphabetisierung_F_%": 90.9, "Internetnutzer_%": 33.0}, {"Land": "Central African Republic", "Country_Code": "ct", "Fläche_Total_km2": 623000.0, "Fläche_Land_km2": 623000.0, "Fläche_Wasser_km2": 0.0, "Küstenlänge_km": 0, "Landnutzung_Landwirtschaft_%": 9.0, "Landnutzung_Wald_%": 35.7, "Landnutzung_Other_%": 55.3, "Bevölkerung": 5651000.0, "Medianalter": 20.4, "Lebenserwartung": 56.4, "Urbanisierung_%": 43.6, "Bevölkerungswachstum_%": 1.76, "BIP_pro_Kopf_USD": 1100.0, "Arbeitslosigkeit_%": 6.29, "Jugendarbeitslosigkeit_%": 10.7, "Alphabetisierung_M_%": 49.2, "Alphabetisierung_F_%": 26.2, "Internetnutzer_%": 11.0}]}}
